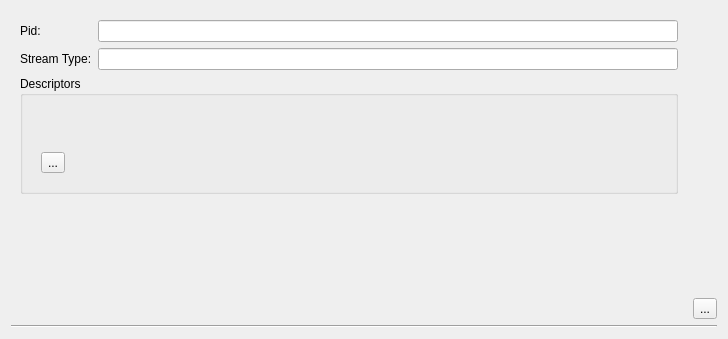
<?xml version="1.0" encoding="UTF-8"?>
<ui version="4.0">
 <class>EsItem</class>
 <widget class="QWidget" name="EsItem">
  <property name="geometry">
   <rect>
    <x>0</x>
    <y>0</y>
    <width>728</width>
    <height>339</height>
   </rect>
  </property>
  <property name="windowTitle">
   <string>Form</string>
  </property>
  <layout class="QVBoxLayout" name="verticalLayout_4">
   <item>
    <widget class="QWidget" name="widget_3" native="true">
     <layout class="QHBoxLayout" name="horizontalLayout">
      <property name="margin">
       <number>0</number>
      </property>
      <item>
       <widget class="QWidget" name="widget_4" native="true">
        <layout class="QVBoxLayout" name="verticalLayout_3">
         <item>
          <widget class="QWidget" name="widget" native="true">
           <layout class="QFormLayout" name="formLayout">
            <property name="fieldGrowthPolicy">
             <enum>QFormLayout::ExpandingFieldsGrow</enum>
            </property>
            <property name="margin">
             <number>0</number>
            </property>
            <item row="0" column="0">
             <widget class="QLabel" name="label">
              <property name="text">
               <string>Pid:</string>
              </property>
             </widget>
            </item>
            <item row="0" column="1">
             <widget class="QLineEdit" name="pid"/>
            </item>
            <item row="1" column="0">
             <widget class="QLabel" name="label_2">
              <property name="text">
               <string>Stream Type:</string>
              </property>
             </widget>
            </item>
            <item row="1" column="1">
             <widget class="QLineEdit" name="streamType"/>
            </item>
           </layout>
          </widget>
         </item>
         <item>
          <widget class="QGroupBox" name="groupBox">
           <property name="title">
            <string>Descriptors</string>
           </property>
           <layout class="QVBoxLayout" name="verticalLayout_2">
            <item>
             <widget class="QWidget" name="descriptors" native="true"/>
            </item>
            <item>
             <spacer name="verticalSpacer_3">
              <property name="orientation">
               <enum>Qt::Vertical</enum>
              </property>
              <property name="sizeHint" stdset="0">
               <size>
                <width>20</width>
                <height>36</height>
               </size>
              </property>
             </spacer>
            </item>
            <item>
             <widget class="QWidget" name="widget_5" native="true">
              <layout class="QHBoxLayout" name="horizontalLayout_2">
               <item>
                <widget class="QToolButton" name="toolButton">
                 <property name="text">
                  <string>...</string>
                 </property>
                 <property name="icon">
                  <iconset>
                   <normalon>:/images/add.png</normalon>
                  </iconset>
                 </property>
                </widget>
               </item>
               <item>
                <spacer name="horizontalSpacer_2">
                 <property name="orientation">
                  <enum>Qt::Horizontal</enum>
                 </property>
                 <property name="sizeHint" stdset="0">
                  <size>
                   <width>40</width>
                   <height>20</height>
                  </size>
                 </property>
                </spacer>
               </item>
              </layout>
             </widget>
            </item>
           </layout>
          </widget>
         </item>
         <item>
          <spacer name="verticalSpacer_2">
           <property name="orientation">
            <enum>Qt::Vertical</enum>
           </property>
           <property name="sizeHint" stdset="0">
            <size>
             <width>20</width>
             <height>120</height>
            </size>
           </property>
          </spacer>
         </item>
        </layout>
       </widget>
      </item>
      <item>
       <widget class="QWidget" name="widget_2" native="true">
        <layout class="QVBoxLayout" name="verticalLayout">
         <property name="margin">
          <number>0</number>
         </property>
         <item>
          <spacer name="verticalSpacer">
           <property name="orientation">
            <enum>Qt::Vertical</enum>
           </property>
           <property name="sizeHint" stdset="0">
            <size>
             <width>20</width>
             <height>40</height>
            </size>
           </property>
          </spacer>
         </item>
         <item>
          <widget class="QToolButton" name="btnRemove">
           <property name="text">
            <string>...</string>
           </property>
           <property name="icon">
            <iconset>
             <normalon>:/images/error.png</normalon>
            </iconset>
           </property>
          </widget>
         </item>
        </layout>
       </widget>
      </item>
     </layout>
    </widget>
   </item>
   <item>
    <widget class="Line" name="line">
     <property name="orientation">
      <enum>Qt::Horizontal</enum>
     </property>
    </widget>
   </item>
  </layout>
 </widget>
 <resources/>
 <connections>
  <connection>
   <sender>btnRemove</sender>
   <signal>clicked()</signal>
   <receiver>EsItem</receiver>
   <slot>remove()</slot>
   <hints>
    <hint type="sourcelabel">
     <x>709</x>
     <y>303</y>
    </hint>
    <hint type="destinationlabel">
     <x>328</x>
     <y>67</y>
    </hint>
   </hints>
  </connection>
  <connection>
   <sender>toolButton</sender>
   <signal>clicked()</signal>
   <receiver>EsItem</receiver>
   <slot>addDescriptor()</slot>
   <hints>
    <hint type="sourcelabel">
     <x>35</x>
     <y>172</y>
    </hint>
    <hint type="destinationlabel">
     <x>49</x>
     <y>337</y>
    </hint>
   </hints>
  </connection>
 </connections>
 <slots>
  <slot>remove()</slot>
  <slot>addDescriptor()</slot>
  <slot>dataChanged()</slot>
 </slots>
</ui>
